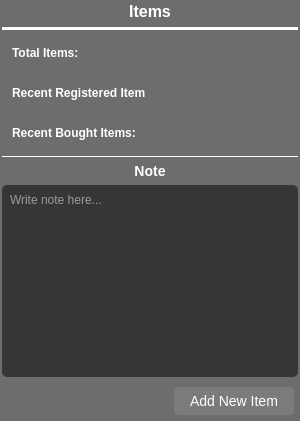
          <widget class="QWidget" name="ItemsStatus" native="true">
           <property name="minimumSize">
            <size>
             <width>300</width>
             <height>300</height>
            </size>
           </property>
           <property name="maximumSize">
            <size>
             <width>1000</width>
             <height>1000</height>
            </size>
           </property>
           <property name="cursor">
            <cursorShape>PointingHandCursor</cursorShape>
           </property>
           <property name="styleSheet">
            <string notr="true">QWidget {
    background-color:  rgb(108, 109, 110);
    border-radius: 5px;
}

QWidget:hover {

    background-color: rgb(89, 90, 91);

}</string>
           </property>
           <layout class="QVBoxLayout" name="verticalLayout_6">
            <property name="spacing">
             <number>6</number>
            </property>
            <property name="leftMargin">
             <number>2</number>
            </property>
            <property name="topMargin">
             <number>2</number>
            </property>
            <property name="rightMargin">
             <number>2</number>
            </property>
            <property name="bottomMargin">
             <number>2</number>
            </property>
            <item>
             <widget class="QPushButton" name="BTNStatus">
              <property name="styleSheet">
               <string notr="true">QPushButton{
    background-color: transparent;
        background: transparent;
    color:white;
    font-family: Arial, Helvetica, sans-serif;
    font-size: 16px;
    font-weight: bold;
    border: none;
}</string>
              </property>
              <property name="text">
               <string>Items</string>
              </property>
              <property name="icon">
               <iconset resource="Resources.qrc">
                <normaloff>:/images/icons/Items.png</normaloff>:/images/icons/Items.png</iconset>
              </property>
              <property name="iconSize">
               <size>
                <width>20</width>
                <height>20</height>
               </size>
              </property>
             </widget>
            </item>
            <item>
             <widget class="Line" name="line_2">
              <property name="styleSheet">
               <string notr="true">background-color: white;</string>
              </property>
              <property name="orientation">
               <enum>Qt::Horizontal</enum>
              </property>
             </widget>
            </item>
            <item>
             <layout class="QHBoxLayout" name="horizontalLayout_7">
              <property name="leftMargin">
               <number>10</number>
              </property>
              <property name="topMargin">
               <number>10</number>
              </property>
              <property name="rightMargin">
               <number>10</number>
              </property>
              <property name="bottomMargin">
               <number>10</number>
              </property>
              <item>
               <widget class="QLabel" name="ItemsStatusTotalItems">
                <property name="styleSheet">
                 <string notr="true">background-color: transparent;
    color:white;
    font-family: Arial, Helvetica, sans-serif;
    font-size: 12px;
    font-weight: bold;
    border: none;</string>
                </property>
                <property name="text">
                 <string>Total Items: </string>
                </property>
               </widget>
              </item>
             </layout>
            </item>
            <item>
             <layout class="QHBoxLayout" name="horizontalLayout_13">
              <property name="leftMargin">
               <number>10</number>
              </property>
              <property name="topMargin">
               <number>10</number>
              </property>
              <property name="rightMargin">
               <number>10</number>
              </property>
              <property name="bottomMargin">
               <number>10</number>
              </property>
              <item>
               <widget class="QLabel" name="ItemsStatusDate">
                <property name="styleSheet">
                 <string notr="true">background-color: transparent;
    color:white;
    font-family: Arial, Helvetica, sans-serif;
    font-size: 12px;
    font-weight: bold;
    border: none;</string>
                </property>
                <property name="text">
                 <string>Recent Registered Item</string>
                </property>
               </widget>
              </item>
             </layout>
            </item>
            <item>
             <layout class="QHBoxLayout" name="horizontalLayout_14">
              <property name="leftMargin">
               <number>10</number>
              </property>
              <property name="topMargin">
               <number>10</number>
              </property>
              <property name="rightMargin">
               <number>10</number>
              </property>
              <property name="bottomMargin">
               <number>10</number>
              </property>
              <item>
               <widget class="QLabel" name="ItemsStatusLastBought">
                <property name="styleSheet">
                 <string notr="true">background-color: transparent;
    color:white;
    font-family: Arial, Helvetica, sans-serif;
    font-size: 12px;
    font-weight: bold;
    border: none;</string>
                </property>
                <property name="text">
                 <string>Recent Bought Items:</string>
                </property>
               </widget>
              </item>
             </layout>
            </item>
            <item>
             <widget class="Line" name="line_9">
              <property name="maximumSize">
               <size>
                <width>16777215</width>
                <height>1</height>
               </size>
              </property>
              <property name="styleSheet">
               <string notr="true">background-color:white;</string>
              </property>
              <property name="orientation">
               <enum>Qt::Horizontal</enum>
              </property>
             </widget>
            </item>
            <item>
             <layout class="QVBoxLayout" name="verticalLayout_9">
              <property name="leftMargin">
               <number>0</number>
              </property>
              <property name="topMargin">
               <number>0</number>
              </property>
              <property name="rightMargin">
               <number>0</number>
              </property>
              <property name="bottomMargin">
               <number>0</number>
              </property>
              <item>
               <widget class="QLabel" name="ItemsNoteLabel">
                <property name="styleSheet">
                 <string notr="true">background-color: transparent;
    color:white;
    font-family: Arial, Helvetica, sans-serif;
    font-size: 14px;
    font-weight: bold;
    border: none;</string>
                </property>
                <property name="text">
                 <string>Note</string>
                </property>
                <property name="alignment">
                 <set>Qt::AlignCenter</set>
                </property>
               </widget>
              </item>
              <item>
               <widget class="QPlainTextEdit" name="ItemsPlainText">
                <property name="styleSheet">
                 <string notr="true">background-color: rgb(54, 54, 54);
color: white;
padding: 4px;</string>
                </property>
                <property name="placeholderText">
                 <string>Write note here...</string>
                </property>
               </widget>
              </item>
             </layout>
            </item>
            <item>
             <layout class="QHBoxLayout" name="horizontalLayout_8">
              <property name="leftMargin">
               <number>3</number>
              </property>
              <property name="topMargin">
               <number>3</number>
              </property>
              <property name="rightMargin">
               <number>3</number>
              </property>
              <property name="bottomMargin">
               <number>3</number>
              </property>
              <item>
               <spacer name="horizontalSpacer">
                <property name="orientation">
                 <enum>Qt::Horizontal</enum>
                </property>
                <property name="sizeHint" stdset="0">
                 <size>
                  <width>40</width>
                  <height>20</height>
                 </size>
                </property>
               </spacer>
              </item>
              <item>
               <widget class="QPushButton" name="ItemsAddNew">
                <property name="styleSheet">
                 <string notr="true">QPushButton {
    color: white; /* Default text color */
    border: 2px solid transparent; /* Default border */
    background-color: rgba(255, 255, 255, 0.1);
    padding: 5px 15px; /* Padding around text */
    text-align: center; /* Center text */
    text-decoration: none; /* Remove underline from text */
    font-size: 14px; /* Text size */

}

QPushButton:hover {
    background-color: rgba(255, 255, 255, 0.3); /* White background with 50% opacity */
    border: 2px solid white; /* White left border */
}</string>
                </property>
                <property name="text">
                 <string>Add New Item</string>
                </property>
               </widget>
              </item>
             </layout>
            </item>
           </layout>
          </widget>
